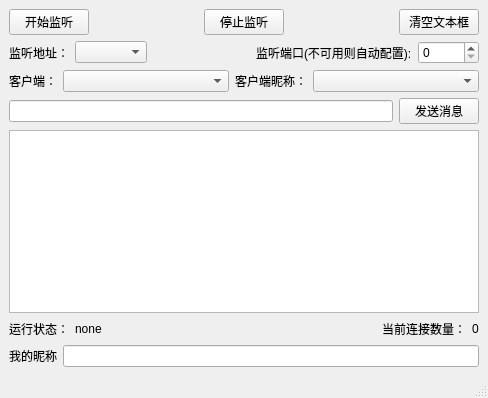
<?xml version="1.0" encoding="UTF-8"?>
<ui version="4.0">
 <class>MainWindow</class>
 <widget class="QMainWindow" name="MainWindow">
  <property name="geometry">
   <rect>
    <x>0</x>
    <y>0</y>
    <width>488</width>
    <height>398</height>
   </rect>
  </property>
  <property name="windowTitle">
   <string>服务端</string>
  </property>
  <widget class="QWidget" name="centralwidget">
   <layout class="QVBoxLayout" name="verticalLayout">
    <item>
     <layout class="QHBoxLayout" name="horizontalLayout_4">
      <item>
       <widget class="QPushButton" name="btn_Start">
        <property name="text">
         <string>开始监听</string>
        </property>
       </widget>
      </item>
      <item>
       <spacer name="horizontalSpacer_4">
        <property name="orientation">
         <enum>Qt::Horizontal</enum>
        </property>
        <property name="sizeHint" stdset="0">
         <size>
          <width>40</width>
          <height>20</height>
         </size>
        </property>
       </spacer>
      </item>
      <item>
       <widget class="QPushButton" name="btn_Stop">
        <property name="text">
         <string>停止监听</string>
        </property>
       </widget>
      </item>
      <item>
       <spacer name="horizontalSpacer_5">
        <property name="orientation">
         <enum>Qt::Horizontal</enum>
        </property>
        <property name="sizeHint" stdset="0">
         <size>
          <width>40</width>
          <height>20</height>
         </size>
        </property>
       </spacer>
      </item>
      <item>
       <widget class="QPushButton" name="btn_cleartext">
        <property name="text">
         <string>清空文本框</string>
        </property>
       </widget>
      </item>
     </layout>
    </item>
    <item>
     <layout class="QHBoxLayout" name="horizontalLayout_3">
      <item>
       <widget class="QLabel" name="label_3">
        <property name="text">
         <string>监听地址：</string>
        </property>
       </widget>
      </item>
      <item>
       <widget class="QComboBox" name="comboBox_IP">
        <property name="sizePolicy">
         <sizepolicy hsizetype="Preferred" vsizetype="Fixed">
          <horstretch>0</horstretch>
          <verstretch>0</verstretch>
         </sizepolicy>
        </property>
       </widget>
      </item>
      <item>
       <spacer name="horizontalSpacer_3">
        <property name="orientation">
         <enum>Qt::Horizontal</enum>
        </property>
        <property name="sizeHint" stdset="0">
         <size>
          <width>40</width>
          <height>20</height>
         </size>
        </property>
       </spacer>
      </item>
      <item>
       <widget class="QLabel" name="label_4">
        <property name="text">
         <string>监听端口(不可用则自动配置):</string>
        </property>
       </widget>
      </item>
      <item>
       <widget class="QSpinBox" name="spinBox_ports">
        <property name="maximum">
         <number>65535</number>
        </property>
       </widget>
      </item>
     </layout>
    </item>
    <item>
     <layout class="QHBoxLayout" name="horizontalLayout_2">
      <item>
       <widget class="QLabel" name="label_5">
        <property name="sizePolicy">
         <sizepolicy hsizetype="Fixed" vsizetype="Preferred">
          <horstretch>0</horstretch>
          <verstretch>0</verstretch>
         </sizepolicy>
        </property>
        <property name="text">
         <string>客户端：</string>
        </property>
       </widget>
      </item>
      <item>
       <widget class="QComboBox" name="comboBox_connection">
        <property name="sizePolicy">
         <sizepolicy hsizetype="Preferred" vsizetype="Fixed">
          <horstretch>0</horstretch>
          <verstretch>0</verstretch>
         </sizepolicy>
        </property>
       </widget>
      </item>
      <item>
       <widget class="QLabel" name="label_7">
        <property name="sizePolicy">
         <sizepolicy hsizetype="Fixed" vsizetype="Preferred">
          <horstretch>0</horstretch>
          <verstretch>0</verstretch>
         </sizepolicy>
        </property>
        <property name="text">
         <string>客户端昵称：</string>
        </property>
       </widget>
      </item>
      <item>
       <widget class="QComboBox" name="comboBox_connection_name">
        <property name="sizePolicy">
         <sizepolicy hsizetype="Preferred" vsizetype="Fixed">
          <horstretch>0</horstretch>
          <verstretch>0</verstretch>
         </sizepolicy>
        </property>
       </widget>
      </item>
     </layout>
    </item>
    <item>
     <layout class="QHBoxLayout" name="horizontalLayout_6">
      <item>
       <widget class="QLineEdit" name="edit_message"/>
      </item>
      <item>
       <widget class="QPushButton" name="btn_Send">
        <property name="text">
         <string>发送消息</string>
        </property>
       </widget>
      </item>
     </layout>
    </item>
    <item>
     <widget class="QTextBrowser" name="appendPlainText">
      <property name="sizePolicy">
       <sizepolicy hsizetype="Expanding" vsizetype="Expanding">
        <horstretch>0</horstretch>
        <verstretch>0</verstretch>
       </sizepolicy>
      </property>
     </widget>
    </item>
    <item>
     <layout class="QHBoxLayout" name="horizontalLayout">
      <item>
       <widget class="QLabel" name="label">
        <property name="text">
         <string>运行状态：</string>
        </property>
       </widget>
      </item>
      <item>
       <widget class="QLabel" name="lab_state">
        <property name="text">
         <string>none</string>
        </property>
       </widget>
      </item>
      <item>
       <spacer name="horizontalSpacer">
        <property name="orientation">
         <enum>Qt::Horizontal</enum>
        </property>
        <property name="sizeHint" stdset="0">
         <size>
          <width>40</width>
          <height>20</height>
         </size>
        </property>
       </spacer>
      </item>
      <item>
       <widget class="QLabel" name="label_2">
        <property name="text">
         <string>当前连接数量：</string>
        </property>
       </widget>
      </item>
      <item>
       <widget class="QLabel" name="lab_connectnumber">
        <property name="text">
         <string>0</string>
        </property>
       </widget>
      </item>
     </layout>
    </item>
    <item>
     <layout class="QHBoxLayout" name="horizontalLayout_5">
      <item>
       <widget class="QLabel" name="label_6">
        <property name="text">
         <string>我的昵称</string>
        </property>
       </widget>
      </item>
      <item>
       <widget class="QLineEdit" name="edit_name_my"/>
      </item>
     </layout>
    </item>
   </layout>
  </widget>
  <widget class="QStatusBar" name="statusbar"/>
 </widget>
 <resources/>
 <connections/>
</ui>
